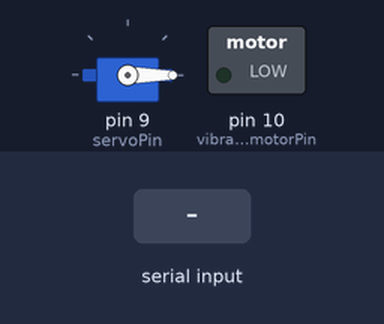
The sketch below on a simulated Arduino Uno, built with avr-gcc and run on an emulated ATmega328P. Parts: servo, switched loads named in the sketch (green lamp = pin HIGH). The inputs (shaded band) are chosen by the test bench. What the sketch prints to the serial monitor is not drawn.

Above: at 1.2 s.
1.3 s: "set_servo_angle:\n" received over Serial
At 2.0 s:
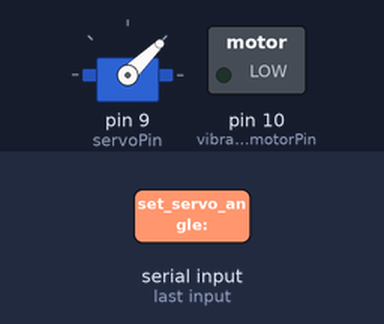
2.8 s: "90,45\n" received over Serial
Timing chart, 0 to 5.8 s (numbered marks = the images above; inputs shaded):
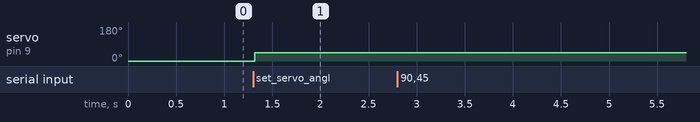

Measured:
- after the input at 1.3 s, servo on pin 9 (servoPin): 0° → 44° at once
- after the input at 2.8 s, every drawn part: stays the same

The sketch:

sketch_jun5a.ino
```cpp
#include <Servo.h>

int servoPin = 9;
int feedbackPin = A0;
int vibrationmotorPin = 10;
Servo MyServo;

void setup() {
  Serial.begin(9600);
  MyServo.attach(servoPin);
  MyServo.write(0);
  pinMode(vibrationmotorPin, OUTPUT);
}

void loop() {
  if (Serial.available() > 0) {
    String command = Serial.readStringUntil('\n');

    if (command.startsWith("set_servo_angle:")) {
      int desired_angle = command.substring(16).toInt();
      int PWM = map(desired_angle, 0, 280, 1000, 2000);
      MyServo.writeMicroseconds(PWM);
      delay(1000);
      int feedback = analogRead(feedbackPin);
      int feedback_angle = map(feedback, 27, 817, 0, 280);
      int actual_angle = -1.074581 * feedback_angle + 273.456922;
      Serial.println("Moved to angle:" + String(actual_angle));
    } else if (command == "activate_vibrationmotor") {
      digitalWrite(vibrationmotorPin, HIGH);
      Serial.println("vibration motor activated");
      delay(1000); // Activate the vibration motor for 3 seconds
      digitalWrite(vibrationmotorPin, LOW);
      Serial.println("vibration motor deactivated");
    } else {
      Serial.println("Invalid command");
    }
  }
}
```
